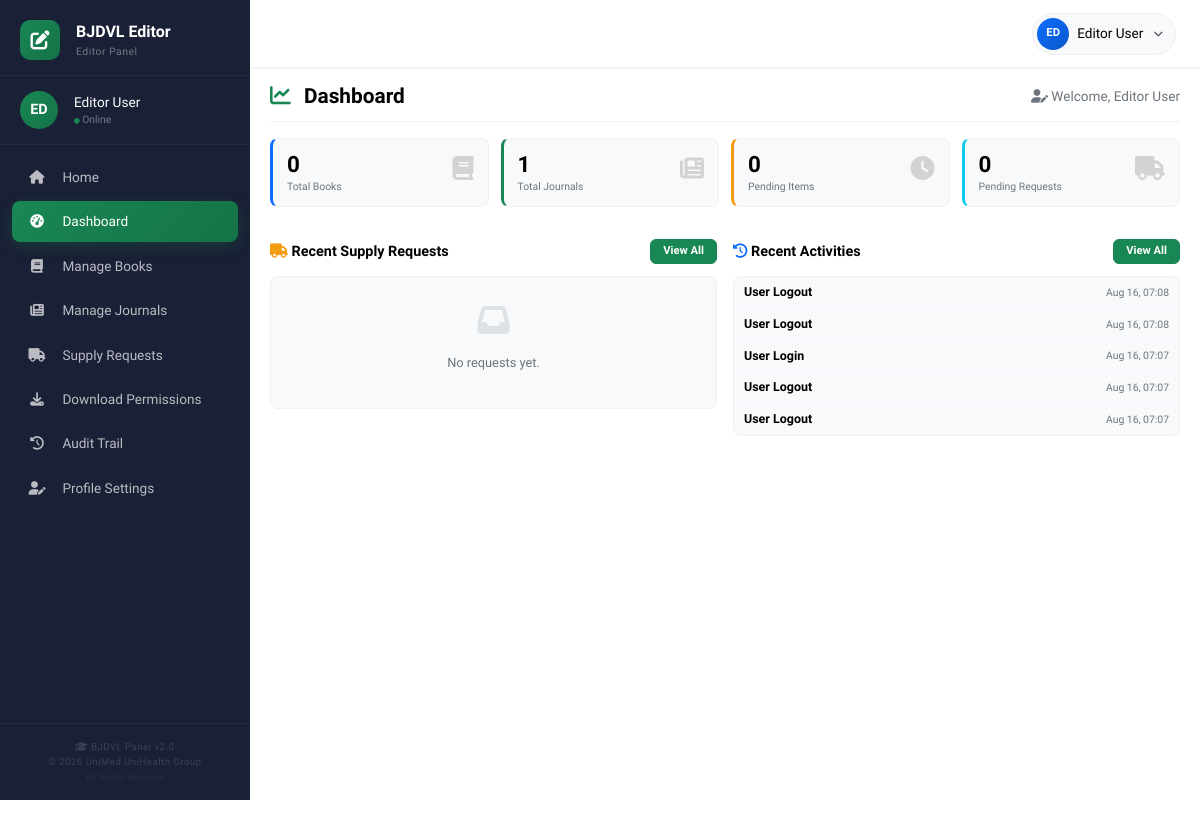
Page /editor/dashboard (signed in) on the committed database.
### tables this page shows
CREATE TABLE `audit_trail` (
  `id` int(11) NOT NULL,
  `user_id` int(11) DEFAULT NULL,
  `user_type` enum('admin','editor','doctor') DEFAULT NULL,
  `action` varchar(100) NOT NULL,
  `details` text DEFAULT NULL,
  `ip_address` varchar(45) DEFAULT NULL,
  `user_agent` text DEFAULT NULL,
  `created_at` timestamp NOT NULL DEFAULT current_timestamp()
);

### editor/dashboard.php (the view, shortened to what this page needs)
<?php
$db = Database::getInstance()->getConnection();
$stats = [
    'total_books' => $db->query("SELECT COUNT(*) as count FROM books WHERE status != 'rejected'")->fetch_assoc()['count'],
    'total_journals' => $db->query("SELECT COUNT(*) as count FROM journals WHERE status != 'rejected'")->fetch_assoc()['count'],
    'pending_books' => $db->query("SELECT COUNT(*) as count FROM books WHERE status = 'pending'")->fetch_assoc()['count'],
    'pending_journals' => $db->query("SELECT COUNT(*) as count FROM journals WHERE status = 'pending'")->fetch_assoc()['count'],
    'pending_requests' => $db->query("SELECT COUNT(*) as count FROM supply_requests WHERE status = 'pending'")->fetch_assoc()['count'],
    'total_requests' => $db->query("SELECT COUNT(*) as count FROM supply_requests")->fetch_assoc()['count'],
];
$recentActivities = $db->query("SELECT at.*, u.name as user_name
                                FROM audit_trail at
                                LEFT JOIN users u ON at.user_id = u.id
                                WHERE at.user_id = " . $_SESSION['user_id'] . "
                                ORDER BY at.created_at DESC LIMIT 5")->fetch_all(MYSQLI_ASSOC);
?>
<!DOCTYPE html>
<html lang="en">
<head>
    <link href="https://cdn.jsdelivr.net/npm/bootstrap@5.3.0/dist/css/bootstrap.min.css" rel="stylesheet">
    <link rel="stylesheet" href="https://cdnjs.cloudflare.com/ajax/libs/font-awesome/6.4.0/css/all.min.css">
</head>
<body>
    <?php include __DIR__ . '/../includes/editor_nav.php'; ?>
    <div class="container-fluid">
        <div class="row">
            <?php include __DIR__ . '/../includes/editor_sidebar.php'; ?>
            <main class="main-content">
                <div class="page-header">
                    <h1><i class="fas fa-chart-line" style="color: #198754; margin-right: 8px;"></i> Dashboard</h1>
                    <span class="welcome-text"><i class="fas fa-user-edit"></i> Welcome, <?php echo htmlspecialchars($_SESSION['user_name']); ?></span>
                </div>
                <div class="stats-grid">
                    <div class="stat-card border-blue">
                        <div class="stat-icon"><i class="fas fa-book"></i></div>
                        <div class="stat-number"><?php echo $stats['total_books']; ?></div>
                        <div class="stat-label">Total Books</div>
                    </div>
                    <div class="stat-card border-green">
                        <div class="stat-icon"><i class="fas fa-newspaper"></i></div>
                        <div class="stat-number"><?php echo $stats['total_journals']; ?></div>
                        <div class="stat-label">Total Journals</div>
                    </div>
                    <div class="stat-card border-orange">
                        <div class="stat-icon"><i class="fas fa-clock"></i></div>
                        <div class="stat-number"><?php echo $stats['pending_books'] + $stats['pending_journals']; ?></div>
                        <div class="stat-label">Pending Items</div>
                    </div>
                    <div class="stat-card border-cyan">
                        <div class="stat-icon"><i class="fas fa-truck"></i></div>
                        <div class="stat-number"><?php echo $stats['pending_requests']; ?></div>
                        <div class="stat-label">Pending Requests</div>
                    </div>
                </div>
                <div class="row g-3">
                    <div class="col-lg-6">
                        <div class="section-header">
                            <h5><i class="fas fa-truck" style="color: #f39c12;"></i> Recent Supply Requests</h5>
                            <a href="/editor/requests" class="btn btn-success">View All</a>
                        </div>
                        <?php
                        $requests = $db->query("SELECT sr.*, u.name as doctor_name
                                                FROM supply_requests sr
                                                LEFT JOIN users u ON sr.user_id = u.id
                                                ORDER BY sr.request_date DESC LIMIT 5")->fetch_all(MYSQLI_ASSOC);
                        ?>
                        <div class="table-card">
                            <div class="table-body">
                                <?php if (empty($requests)): ?>
                                <div class="empty-state"><div class="icon"><i class="fas fa-inbox"></i></div><p>No requests yet.</p></div>
                                <?php endif; ?>
                            </div>
                        </div>
                    </div>
                    <div class="col-lg-6">
                        <div class="section-header">
                            <h5><i class="fas fa-history" style="color: #0d6efd;"></i> Recent Activities</h5>
                            <a href="/editor/audit" class="btn btn-success">View All</a>
                        </div>
                        <div class="table-card">
                            <div class="table-body">
                                <?php if (empty($recentActivities)): ?>
                                <div class="empty-state"><div class="icon"><i class="fas fa-inbox"></i></div><p>No recent activities</p></div>
                                <?php else: ?>
                                <div>
                                    <?php foreach ($recentActivities as $activity): ?>
                                    <div class="activity-item">
                                        <div class="d-flex justify-content-between align-items-center">
                                            <span class="action"><?php echo htmlspecialchars($activity['action']); ?></span>
                                            <span class="time"><?php echo date('M d, H:i', strtotime($activity['created_at'])); ?></span>
                                        </div>
                                    </div>
                                    <?php endforeach; ?>
                                </div>
                                <?php endif; ?>
                            </div>
                        </div>
                    </div>
                </div>
            </main>
        </div>
    </div>
</body>
</html>

### editor/dashboard.php (style rules this page uses)
* { margin: 0; padding: 0; box-sizing: border-box; }
body { font-family: 'Cambria', Georgia, serif; background: #ffffff; color: #000000; overflow-x: hidden; }
.main-content { margin-left: 250px; padding: 16px 20px 20px; min-height: 100vh; transition: all 0.3s ease; max-width: calc(100% - 250px); overflow-x: hidden; background: #ffffff; }
.page-header { display: flex; justify-content: space-between; align-items: center; flex-wrap: wrap; padding: 0 0 12px 0; border-bottom: 1px solid #eef1f5; margin-bottom: 16px; }
.page-header h1 { font-weight: 700; font-size: 1.3rem; color: #000000; margin: 0; font-family: 'Cambria', Georgia, serif; }
.page-header .welcome-text { color: #6c757d; font-size: 0.85rem; font-family: 'Cambria', Georgia, serif; }
.stats-grid { display: grid; grid-template-columns: repeat(4, 1fr); gap: 12px; margin-bottom: 16px; }
.stat-card { background: #f8f9fa; border-radius: 8px; padding: 12px 14px; border: 1px solid #eef1f5; transition: all 0.2s ease; }
.stat-card .stat-number { font-size: 1.4rem; font-weight: 700; color: #000000; line-height: 1.2; font-family: 'Cambria', Georgia, serif; }
.stat-card .stat-label { font-size: 0.65rem; color: #6c757d; font-weight: 500; font-family: 'Cambria', Georgia, serif; margin-top: 1px; }
.stat-card .stat-icon { float: right; font-size: 1.5rem; opacity: 0.15; color: #000000; }
.stat-card.border-blue { border-left: 3px solid #0d6efd; }
.stat-card.border-green { border-left: 3px solid #198754; }
.stat-card.border-orange { border-left: 3px solid #f39c12; }
.stat-card.border-cyan { border-left: 3px solid #0dcaf0; }
.section-header { display: flex; justify-content: space-between; align-items: center; margin: 16px 0 12px; }
.section-header h5 { font-weight: 700; font-size: 0.9rem; color: #000000; margin: 0; font-family: 'Cambria', Georgia, serif; }
.section-header .btn { font-family: 'Cambria', Georgia, serif; font-weight: 600; font-size: 0.7rem; padding: 3px 12px; border-radius: 6px; }
.table-card { background: #f8f9fa; border-radius: 8px; border: 1px solid #eef1f5; overflow: hidden; }
.table-card .table-body { padding: 0; overflow-x: auto; -webkit-overflow-scrolling: touch; }
.activity-item { padding: 6px 10px; border-bottom: 1px solid #f0f4f8; }
.activity-item:last-child { border-bottom: none; }
.activity-item .action { font-weight: 600; color: #000000; font-family: 'Cambria', Georgia, serif; font-size: 0.78rem; }
.activity-item .time { font-size: 0.65rem; color: #6c757d; font-family: 'Cambria', Georgia, serif; }
.empty-state { text-align: center; padding: 20px 16px; }
.empty-state .icon { font-size: 2rem; color: #dee2e6; margin-bottom: 8px; }
.empty-state p { color: #6c757d; font-family: 'Cambria', Georgia, serif; font-size: 0.8rem; }

### rows in the picture
audit_trail: action "User Logout", created_at "Aug 16, 07:08"
audit_trail: action "User Logout", created_at "Aug 16, 07:08"
audit_trail: action "User Login", created_at "Aug 16, 07:07"
audit_trail: action "User Logout", created_at "Aug 16, 07:07"
audit_trail: action "User Logout", created_at "Aug 16, 07:07"

### other values in the picture
substr($_SESSION['user_name'] ?? 'E', 0, 2) "ED"
$_SESSION['user_name'] "Editor User"
$stats['total_books'] "0"
$stats['total_journals'] "1"
$stats['pending_books'] + $stats['pending_journals'] "0"
$stats['pending_requests'] "0"
